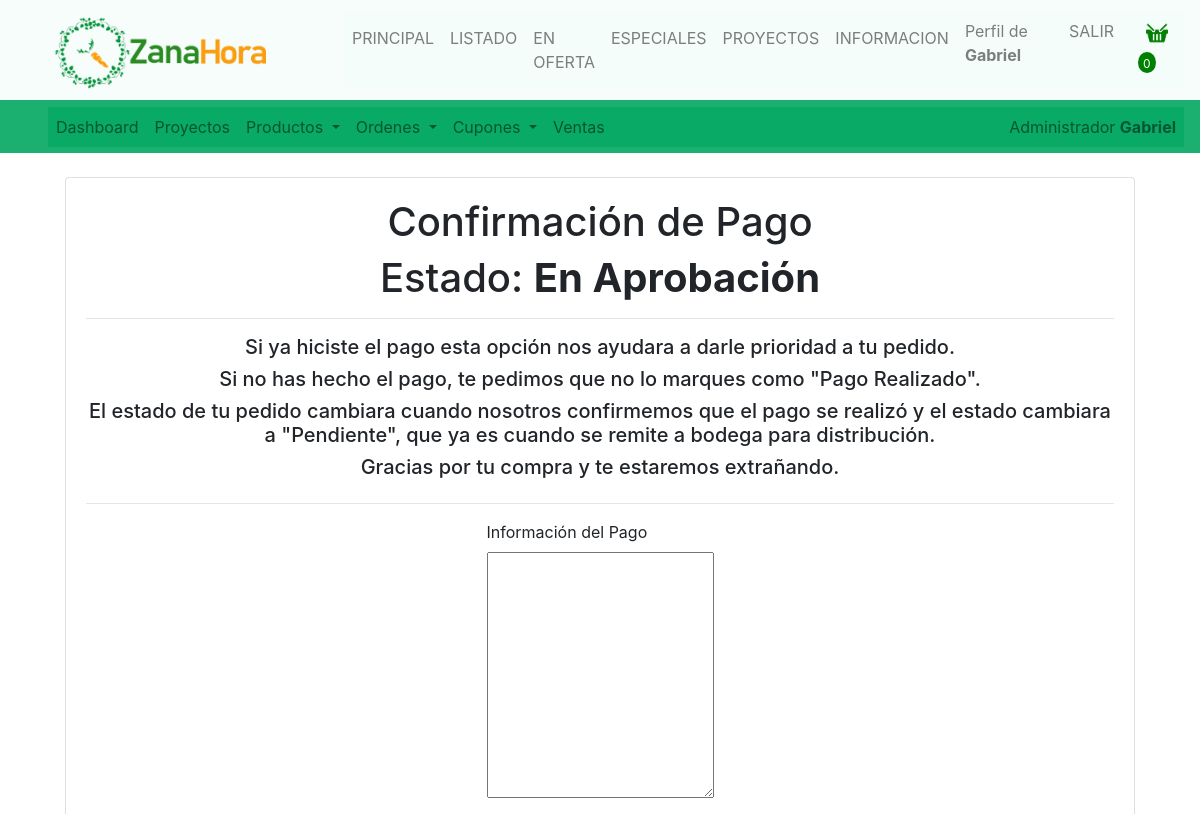
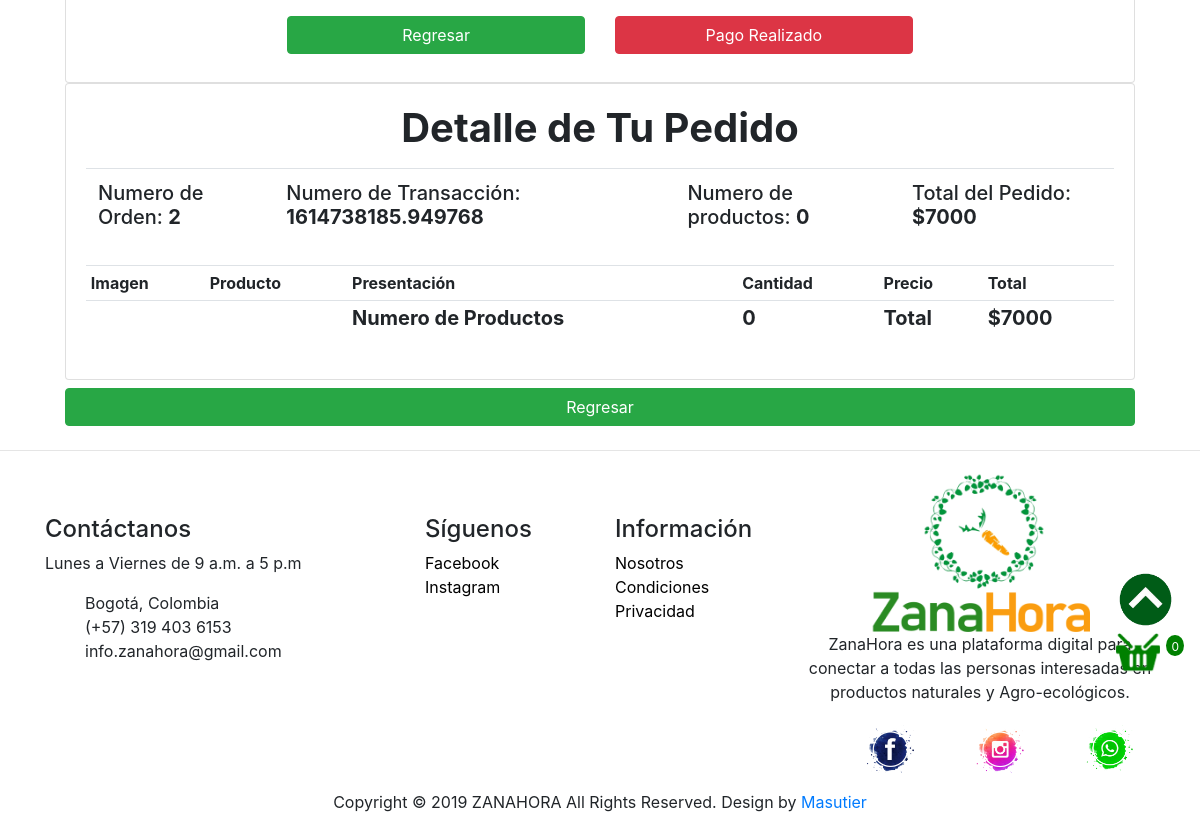
The page /orders/pay_confirm/2/ (signed in) on the database as committed earlier (2 pictures, top to bottom).
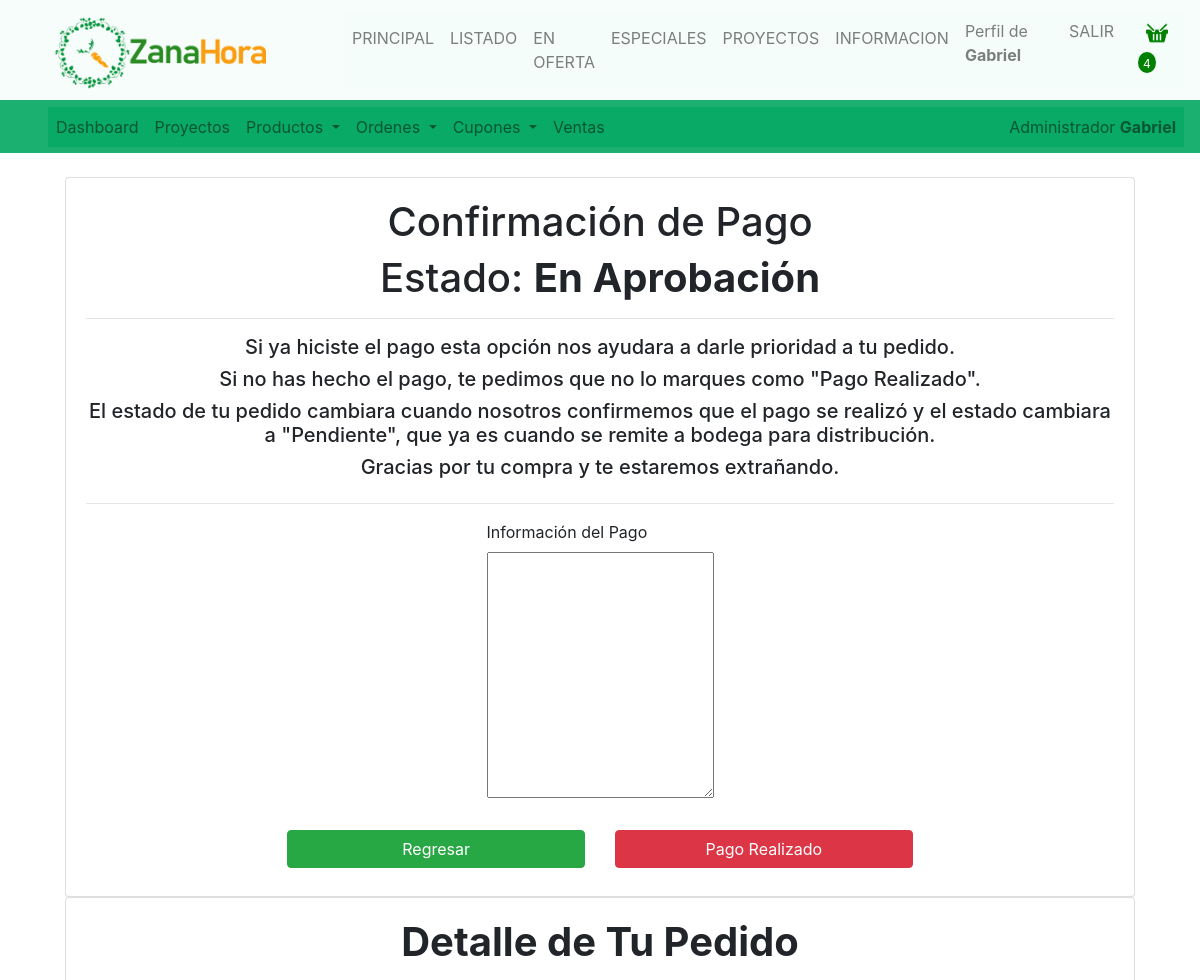
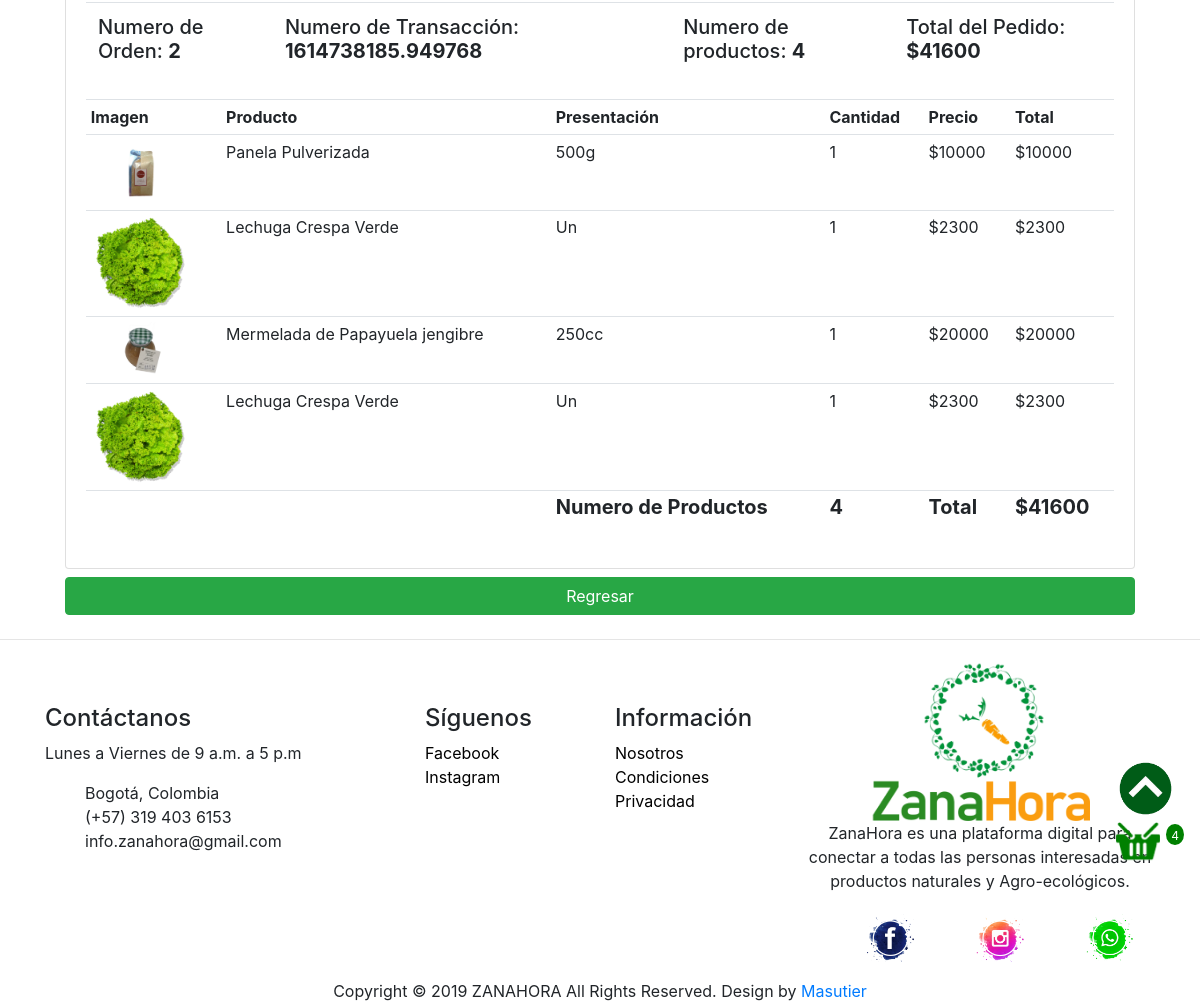
The same page on the database as committed later (2 pictures, top to bottom).
### orders/models.py (models this page shows, shortened)
class Order(models.Model):
    STATUS = (
        ('En Aprobación', 'En Aprobación'),
        ('Pago Realizado', 'Pago Realizado'),
        ('Pendiente', 'Pendiente'),
        ('En Ruta', 'En Ruta'),
        ('Entrega Confirmada', 'Entrega Confirmada'),
        ('Entregado', 'Entregado'),
        ('Rechazado', 'Rechazado'),
    )
    PAYMENT = (
        ('Daviplata', 'Daviplata'),
        ('Nequi', 'Nequi'),
        ('Bitcoin', 'Bitcoin'),
        ('Contra Entrega', 'Contra Entrega'),
    )
    customer = models.ForeignKey(Customer, on_delete=models.SET_NULL, blank=True, null=True)
    status = models.CharField(max_length=100, blank=True, null=True, default='En Aprobación', choices=STATUS)
    complete = models.BooleanField(default=False, blank=False, null=True)
    transaction_id = models.CharField(max_length=100, blank=True, null=True)
    note = models.TextField(blank=True, null=True)
    pay = models.CharField(max_length=50, blank=True, null=True, choices=PAYMENT)
    pay_note = models.TextField(blank=True, null=True)
    repartidor = models.ForeignKey(Repartidor, on_delete=models.SET_NULL, blank=True, null=True)
    address = models.CharField(max_length=80, blank=True, null=True)
    barrio = models.CharField(max_length=80, blank=True, null=True)
    city = models.CharField(max_length=80, blank=True, null=True, default='Bogotá')
    state = models.CharField(max_length=80, blank=True, null=True, default='Bogotá D.C.')
    country = models.CharField(max_length=80, blank=True, null=True, default='Colombia')
    zipcode = models.CharField(max_length=10, blank=True, null=True, default='111311')
    date_created = models.DateTimeField(auto_now_add=True, blank=True, null=True)
    date_modify = models.DateTimeField(auto_now_add=False, auto_now = True, blank=True, null=True)
    coupon = models.ForeignKey(Coupon, on_delete=models.SET_NULL, null=True, blank=True)
    @property
    def hist_order_total(self):
        orderitems = self.orderitem_set.all()
        total = sum([item.hist_get_total for item in orderitems])
        total += 7000
        return total
    @property
    def get_cart_items(self):
        orderitems = self.orderitem_set.all()
        total = sum([item.quantity for item in orderitems])
        return total

class OrderItem(models.Model):
    product = models.ForeignKey(Product, on_delete=models.SET_NULL, blank=True, null=True)
    order = models.ForeignKey(Order, on_delete=models.CASCADE, blank=True, null=True)
    quantity = models.IntegerField(default=0, blank=True, null=True,)
    itemPrice = models.DecimalField(max_digits=15, decimal_places=0, blank=True, null=True)
    itemCosto = models.DecimalField(max_digits=15, decimal_places=0, blank=True, null=True)
    date_added = models.DateTimeField(auto_now_add=True, blank=True, null=True)
    @property
    def hist_get_total(self):
        total = int(self.itemPrice) * int(self.quantity)
        return total

### products/models.py (models this page shows, shortened)
class Product(models.Model):
    LABEL = (
        ('Usual', 'Usual'),
        ('Nuevo', 'Nuevo'),
        ('Oferta', 'Oferta'),
        ('Especial', 'Especial')
    )
    CONTENIDO = (
        ('Gluten', 'gluten'),
        ('Lacteo', 'Lacteo'),
        ('Syrup', 'Syrup'),
        ('Soya', 'Soya'),
        ('Maní', 'Maní'),
    )
    STATUS = (
        ('Apply', 'Apply'),
        ('Aproved', 'Aproved'),
        ('Void', 'Void'),
        ('Delete', 'Delete')
    )
    CATEGORY = (
        ('Verduras', 'Verduras'),
        ('Legumbres', 'Legumbres'),
        ('Tuberculos', 'Tuberculos'),
        ('Frutas', 'Frutas'),
        ('Frutos_Secos', 'Frutos_Secos'),
        ('Aceites', 'Aceites'),
        ('Endulzantes', 'Endulzantes'),
        ('Especias', 'Especias'),
        ('Conservas', 'Conservas'),
        ('Bebidas', 'Bebidas'),
        ('Pasabocas', 'Pasabocas'),
        ('Proteina_Vegetal', 'Proteina_Vegetal'),
        ('Cosmetica', 'Cosmetica'),
        ('Otro', 'Otro')
    )
    status = models.CharField(max_length=10, blank=True, null=True, default='Apply', choices=STATUS)
    categoria = models.CharField(max_length=30, blank=True, null=True, choices=CATEGORY)
    natural = models.ManyToManyField(Natural, blank=True)
    estilo = models.ManyToManyField(Estilo, blank=True)
    name = models.CharField(max_length=60, blank=True, null=True)
    contenido = models.CharField(max_length=15, blank=True, null=True, choices=CONTENIDO)
    foto1 = models.ImageField(default='media/img/products/defaultProduct.png', upload_to='media/img/products')
    foto2 = models.ImageField(upload_to='media/img/products', blank=True, null=True)
    foto3 = models.ImageField(upload_to='media/img/products', blank=True, null=True)
    foto4 = models.ImageField(upload_to='media/img/products', blank=True, null=True)
    description = models.TextField(blank=True, null=True)
    presenta = models.CharField(max_length=10, blank=True, null=True)
    cantidad = models.DecimalField(max_digits=5, decimal_places=0, blank=True, null=True)
    label = models.CharField(max_length=10, blank = True, null=True, choices=LABEL)
    price = models.DecimalField(max_digits=15, decimal_places=0, blank=True, null=True)
    discount_price = models.DecimalField(max_digits=15, decimal_places=0, blank=True, null=True)
    costo = models.DecimalField(max_digits=15, decimal_places=0, blank=True, null=True)
    project = models.ForeignKey(Project, on_delete=models.CASCADE, blank=True, null=True)
    perecedero = models.BooleanField(default=True, blank=True, null=True)
    digital = models.BooleanField(default=False, blank=True, null=True)
    date_created = models.DateTimeField(auto_now_add=True, blank=True, null=True)
    date_modify = models.DateTimeField(auto_now_add=False, auto_now = True, blank=True, null=True)

### orders/views.py (the view, shortened to what this page needs)
# urls.py: path('orders/pay_confirm/<str:pk>/', confirmaPago, name="pay_confirm"),
@login_required(login_url='login')
def confirmaPago(request, pk):
    customer = request.user.customer
    order = Order.objects.get(id=pk)
    form = OrderForm(instance=order)
    if request.user.is_authenticated:
        data = cartData(request)
        cartItems = data['cartItems']
    else:
        cartItems = 0
    context = {'form': form, 'order': order, 'cartItems': cartItems}
    return render(request, 'orders/pay_confirm.html', context)

### orders/forms.py
class OrderForm(ModelForm):
    class Meta:
        model = Order
        fields = '__all__'
        exclude = ['user', 'status']

### users/models.py (called while the page is built)
    def __str__(self):
        return self.name

### users/utils.py (called while the page is built)
def cartData(request):
    if request.user.is_authenticated:
        customer = request.user.customer
        order, created = Order.objects.get_or_create(customer=customer, complete=False)
        items = order.orderitem_set.all()
        cartItems = order.get_cart_items
    return {'cartItems': cartItems, 'order': order, 'items': items}

### orders/templates/orders/pay_confirm.html (shortened to what this page needs)
{% extends 'zanamain/main.html' %}
{% load static %}
{% block content %}
<br>
<div class="col-md-11 mx-auto">
    <div class="card card-body">
        <div class="ml-4 mx-auto c">
            <h1>Confirmación de Pago</h1>
        </div>
        <div class="ml-4 mx-auto c">
            <h1>Estado: <strong>{{order.status}}</strong></h1>
            <hr>
            <h5>Si ya hiciste el pago esta opción nos ayudara a darle prioridad a tu pedido.</h5>
            <h5>Si no has hecho el pago, te pedimos que no lo marques como "Pago Realizado".</h5>
            <h5>El estado de tu pedido cambiara cuando nosotros confirmemos que el pago se realizó y el estado cambiara a "Pendiente", que ya es cuando se remite a bodega para distribución.</h5>
            <h5>Gracias por tu compra y te estaremos extrañando.</h5>
        </div>
        <hr>
        <form action="" method="POST">
            <div class="col-md-3 row mx-auto c ">
                <label>Información del Pago</label>
                {{form.pay_note}}
            </div>
            <br>
            <div class="col-md-8 row mx-auto ">
                <div class="col-md-6 c">
                    <button class="btn btn-success btn-block my-2" onclick="goBack()">Regresar</button>
                </div>
                <div class="col-md-6 c">
                    <input class="btn btn-danger btn-block my-2" type="submit" name="submit" value="Pago Realizado">
                </div>
            </div>
        </form>
    </div>
    <div class="card card-body">
        <div class="ml-4 mx-auto mb-2 c">
            <h1><strong>Detalle de Tu Pedido</strong></h1>
        </div>
        <ordendetail>
        <table class="table">
            <tr>
                <th><h5>Numero de Orden: <strong>{{order.id}}</strong></h5></th>
                <th><h5>Numero de Transacción: <strong>{{order.transaction_id}}</strong></h5></th>
                <th><h5>Numero de productos: <strong>{{order.get_cart_items}}</strong></h5></th>
                <th><h5>Total del Pedido: <strong>${{order.hist_order_total}}</strong></h5></th>
            </tr>
        </table>
        </ordendetail>
        <orderdes>
        <table class="table table-sm">
            <tr>
                <th>Imagen</th>
                <th>Producto</th>
                <th>Presentación</th>
                <th>Cantidad</th>
                <th>Precio</th>
                <th>Total</th>
            </tr>
            {% for item in order.orderitem_set.all %}
            <tr>
                <td><img class="cartprodimg" src="{{item.product.foto1.url}}" alt="Zanahora"></td>
                <td>{{item.product.name}}</td>
                <td>{{item.product.presenta}}</td>
                <td>{{item.quantity}}</td>
                <td>${{item.itemPrice}}</td>
                <td>${{item.hist_get_total}}</td>
            </tr>
            {% endfor %}
            <tr>
                <td></td>
                <td></td>
                <td><h5><strong>Numero de Productos</strong></h5></td>
                <td><h5><strong>{{order.get_cart_items}}</strong></h5></td>
                <td><h5><strong>Total</strong></h5></td>
                <td><h5><strong>${{order.hist_order_total}}</strong></h5></td>
            </tr>
        </table>
        </orderdes>
    </div>
    <div class="c">
        <button class="btn btn-success btn-block my-2" onclick="goBack()">Regresar</button>
    </div>
</div>
{% endblock content %}

### zanamain/templates/zanamain/partials/navbar.html (shortened to what this page needs)
{% load static %}
<nav class="navbar navbar-expand-lg navbody navbar-light navbar-custom">
    <a class="navbar-brand " href="/"><img src="{% static '/img/logos/zhorizontal500.png' %}" class="imgnav" alt="Zanahora" /></a>
    <div class="collapse navbar-collapse navpad zztop" id="navbarNav1">
        <ul class="navbar-nav mr-auto">
            <li class="nav-item"><a class="nav-link" href="{% url 'home' %}">PRINCIPAL</a></li>
            <li class="nav-item"><a class="nav-link" href="{% url 'prod_all' %}">LISTADO</a></li>
            <li class="nav-item"><a class="nav-link" href="{% url 'prod_offert' %}">EN OFERTA</a></li>
            <li class="nav-item"><a class="nav-link" href="{% url 'prod_special' %}">ESPECIALES</a></li>
            <li class="nav-item"><a class="nav-link" href="{% url 'projects_all' %}">PROYECTOS</a></li>
            <li class="nav-item"><a class="nav-link" href="{% url 'info_icons' %}">INFORMACION</a></li>
        </ul>
        <ul class="navbar-nav mt-2 mt-lg-0">
            {% if user.is_authenticated %}
                <li class="nav-item navtext"><a class="nav-link" href="{% url 'user_page' %}">Perfil de <strong>{{user.first_name}}</strong></a></li>
                <li class="nav-item navtext"><a class="nav-link" href="{% url 'logout' %}">SALIR</a></li>
                <li class="nav-item navtext">
                    <div class="row  ml-3 mr-2">
                        <a class="nav-link" href="{% url 'cart' %}">
                            <img src="{% static '/img/icons/costal.png' %}" class="costalico" />
                        </a>
                        <p id="cart-total">{{cartItems}}</p>
                    </div>
                </li>
            {% else %}
                <li class="nav-item navtext"><a class="nav-link" href="{% url 'register' %}">REGISTRATE</a></li>
                <li class="nav-item navtext"><a class="nav-link" href="{% url 'login' %}">INICIAR SESION</a></li>
            {% endif %}
        </ul>
    </div>
</nav>

Rows that differ between the two databases and show on the page:
computed for Order "En Aprobación": get_cart_items "0" → "4"; hist_order_total "7000" → "41600"
added OrderItem: product.foto1 (picture), product.name "Panela Pulverizada", product.presenta "500g", quantity "1", itemPrice "10000", hist_get_total "10000"
added OrderItem: product.foto1 (picture), product.name "Lechuga Crespa Verde", product.presenta "Un", quantity "1", itemPrice "2300", hist_get_total "2300"
added OrderItem: product.foto1 (picture), product.name "Mermelada de Papayuela jengibre", product.presenta "250cc", quantity "1", itemPrice "20000", hist_get_total "20000"
added OrderItem: product.foto1 (picture), product.name "Lechuga Crespa Verde", product.presenta "Un", quantity "1", itemPrice "2300", hist_get_total "2300"
Other text that changed with them:
{{ cartItems }}: "0" → "4"
